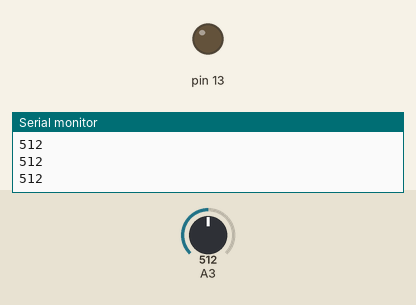
This sketch was run on a simulated Arduino Uno, built with avr-gcc and run on an emulated ATmega328P. On the bench: output pins drawn as LEDs (lit = HIGH), the last lines printed to the serial monitor. Inputs (shaded band) come from the test bench; at power-on: A3 = 512.

Above: at 1.2 s.
1.3 s: A3 set to 982
2.8 s: A3 set to 1009
At 4.2 s:
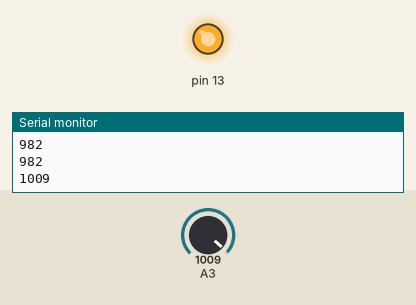
Timing chart, 0 to 5.8 s (numbered marks = the images above; inputs shaded):
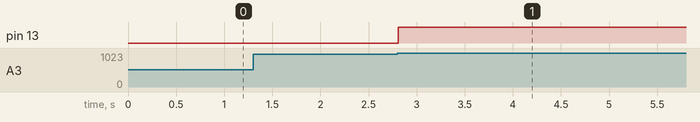

The sketch:

_2.2.5.2.ino
```cpp
//Written by Junaid Ahmed


void setup() {
  // put your setup code here, to run once:
Serial.begin(9600);
pinMode(13, OUTPUT);
}

void loop() {
  // put your main code here, to run repeatedly:
int sensorValue = analogRead(A3);

while (sensorValue > 1000)
{
Serial.println(sensorValue);
digitalWrite(13,HIGH);
delay(3000);

}

Serial.println(sensorValue);

}
```

Measured:
- the behaviour switches between 1000 and 1001 on A3 (found by bisection; images 0 and 1)
- after the input at 2.8 s, pin 13: LOW → HIGH at once
